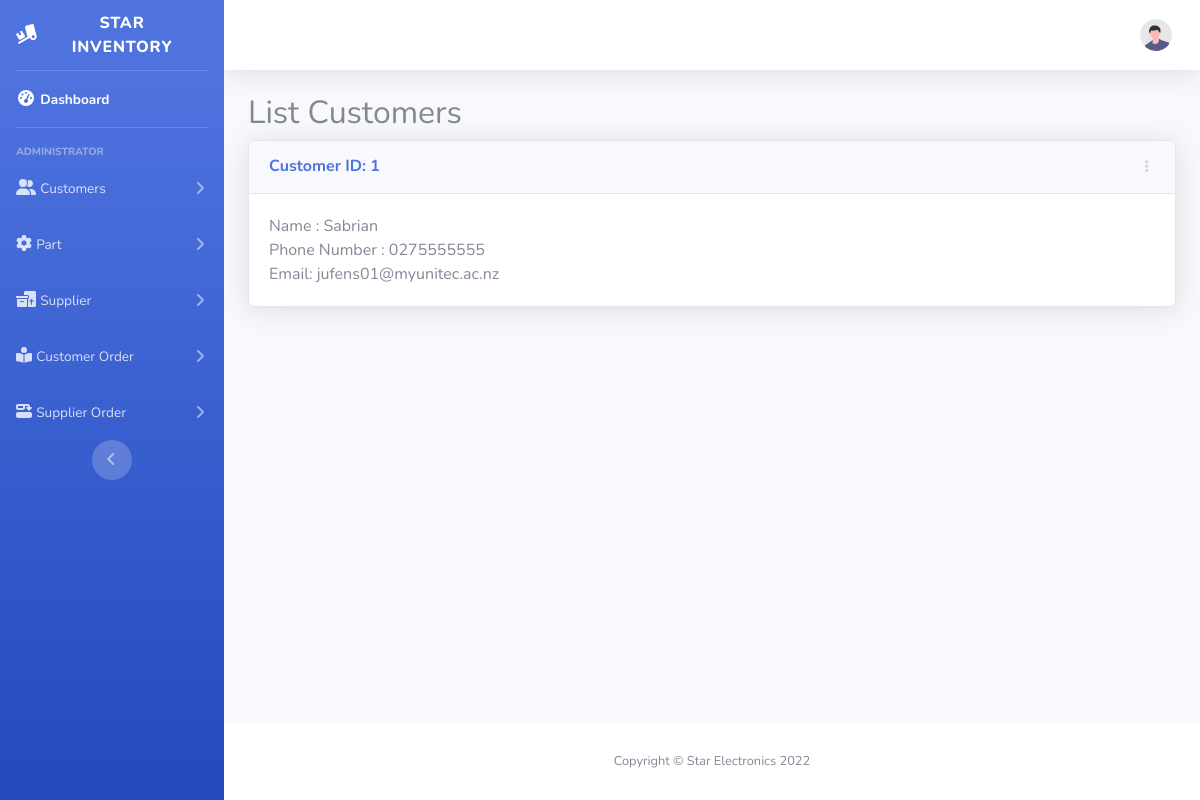
/customers, run on an earlier commit of the app's database.
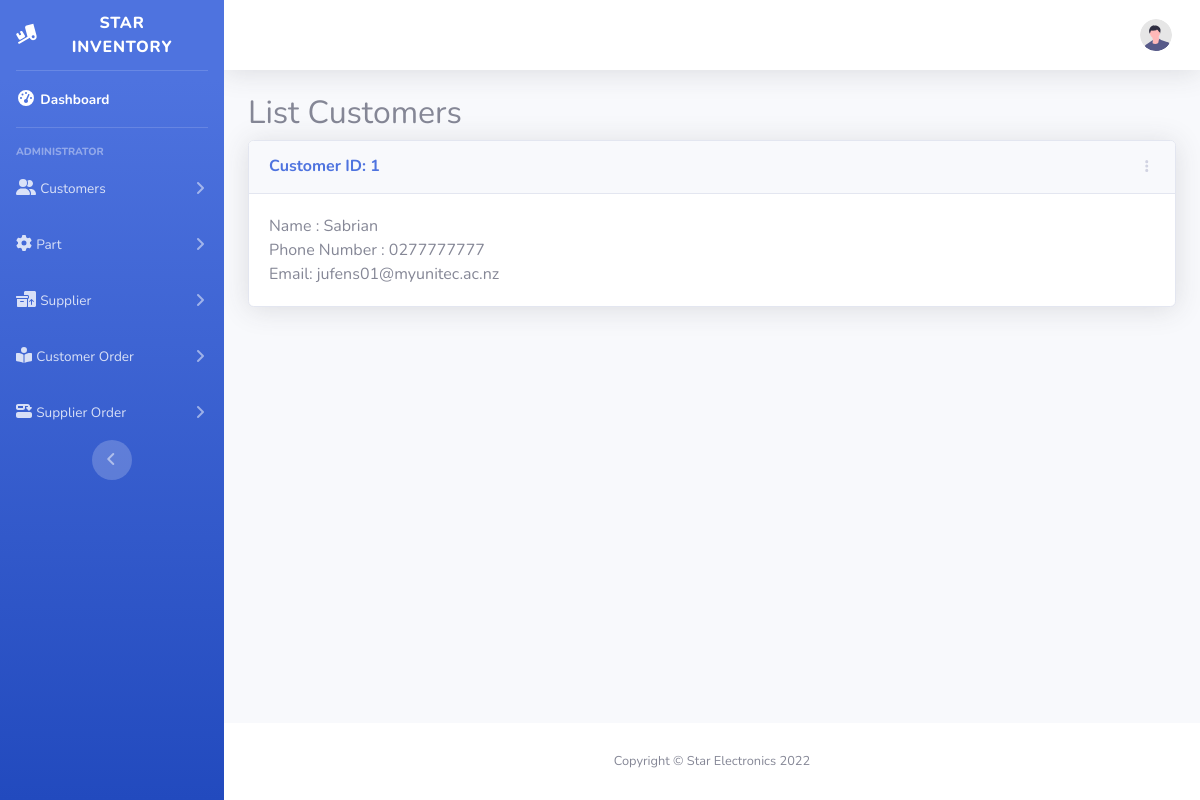
And on a later commit of the database.
### StarInventory/models.py (models this page shows, shortened)
class Customer(models.Model):
    name = models.CharField(null=False, blank=False, max_length=50)
    phoneNumber = models.CharField(null=False, blank=False, max_length=15)
    email = models.EmailField(
        verbose_name='email address',
        max_length=255,
        unique=True,
    )

### StarInventory/views.py (the view)
# urls.py: path('customers', list_customers, name="list_customers"),
def list_customers(request):
    customers = Customer.objects.all()
    context = {"customers": customers}
    return render(request, "list_customers.html", context)

### StarInventory/templates/list_customers.html (shortened to what this page needs)
{% extends "base.html" %}
{% block content %}
    <h2>List Customers</h2>
            {% for customer in customers %}
                <div class="card shadow mb-4">
                    <div
                            class="card-header py-3 d-flex flex-row align-items-center justify-content-between">
                        <h6 class="m-0 font-weight-bold text-primary">Customer ID: {{ customer.id }}</h6>
                        <div class="dropdown no-arrow">
                            <a class="dropdown-toggle" href="#" role="button" id="dropdownMenuLink"
                               data-toggle="dropdown" aria-haspopup="true" aria-expanded="false">
                                <i class="fas fa-ellipsis-v fa-sm fa-fw text-gray-400"></i>
                            </a>
                        </div>
                    </div>
                    <div class="card-body">
                        Name : {{ customer.name }} <br/>
                        Phone Number : {{ customer.phoneNumber }} <br/>
                        Email: {{ customer.email }}
                    </div>
                </div>
            {% endfor %}
{% endblock %}

What changed in the data, as far as the page shows it:
changed Customer "Sabrian": phoneNumber "0275555555" → "0277777777"
